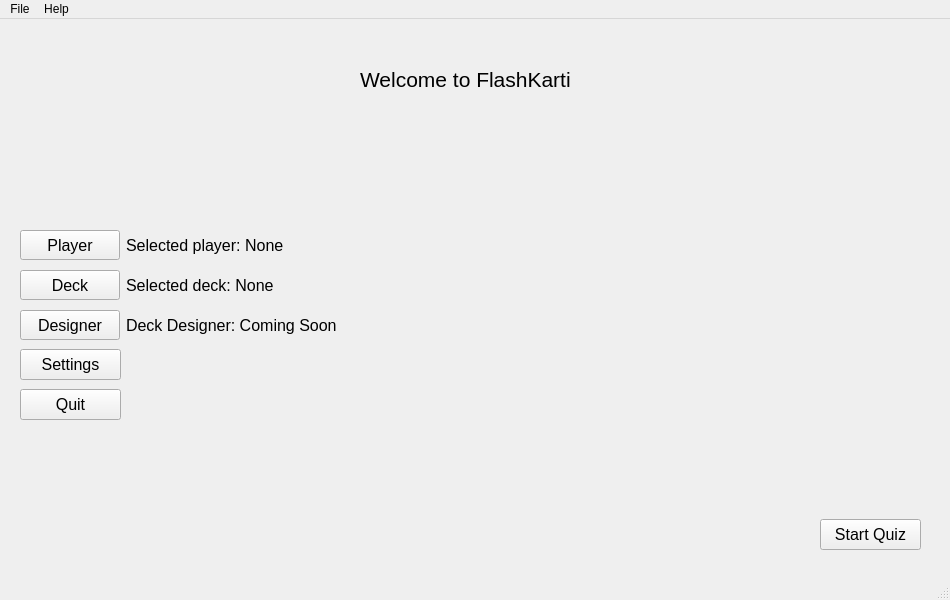
<?xml version="1.0" encoding="UTF-8"?>
<ui version="4.0">
 <class>MainWindow</class>
 <widget class="QMainWindow" name="MainWindow">
  <property name="geometry">
   <rect>
    <x>0</x>
    <y>0</y>
    <width>950</width>
    <height>600</height>
   </rect>
  </property>
  <property name="windowTitle">
   <string>MainWindow</string>
  </property>
  <widget class="QWidget" name="centralwidget">
   <widget class="QPushButton" name="settings_btn">
    <property name="geometry">
     <rect>
      <x>20</x>
      <y>330</y>
      <width>101</width>
      <height>31</height>
     </rect>
    </property>
    <property name="sizePolicy">
     <sizepolicy hsizetype="Fixed" vsizetype="Fixed">
      <horstretch>0</horstretch>
      <verstretch>0</verstretch>
     </sizepolicy>
    </property>
    <property name="minimumSize">
     <size>
      <width>100</width>
      <height>30</height>
     </size>
    </property>
    <property name="font">
     <font>
      <pointsize>12</pointsize>
     </font>
    </property>
    <property name="text">
     <string>Settings</string>
    </property>
   </widget>
   <widget class="QPushButton" name="quit_btn">
    <property name="geometry">
     <rect>
      <x>20</x>
      <y>370</y>
      <width>101</width>
      <height>31</height>
     </rect>
    </property>
    <property name="sizePolicy">
     <sizepolicy hsizetype="Fixed" vsizetype="Fixed">
      <horstretch>0</horstretch>
      <verstretch>0</verstretch>
     </sizepolicy>
    </property>
    <property name="minimumSize">
     <size>
      <width>100</width>
      <height>30</height>
     </size>
    </property>
    <property name="font">
     <font>
      <pointsize>12</pointsize>
     </font>
    </property>
    <property name="text">
     <string>Quit</string>
    </property>
   </widget>
   <widget class="QPushButton" name="start_quiz_btn">
    <property name="geometry">
     <rect>
      <x>820</x>
      <y>500</y>
      <width>101</width>
      <height>31</height>
     </rect>
    </property>
    <property name="sizePolicy">
     <sizepolicy hsizetype="Fixed" vsizetype="Fixed">
      <horstretch>0</horstretch>
      <verstretch>0</verstretch>
     </sizepolicy>
    </property>
    <property name="minimumSize">
     <size>
      <width>100</width>
      <height>30</height>
     </size>
    </property>
    <property name="font">
     <font>
      <pointsize>12</pointsize>
     </font>
    </property>
    <property name="text">
     <string>Start Quiz</string>
    </property>
   </widget>
   <widget class="QLabel" name="welcome_label">
    <property name="geometry">
     <rect>
      <x>360</x>
      <y>20</y>
      <width>231</width>
      <height>81</height>
     </rect>
    </property>
    <property name="font">
     <font>
      <pointsize>16</pointsize>
     </font>
    </property>
    <property name="text">
     <string>Welcome to FlashKarti</string>
    </property>
   </widget>
   <widget class="QWidget" name="">
    <property name="geometry">
     <rect>
      <x>20</x>
      <y>250</y>
      <width>558</width>
      <height>33</height>
     </rect>
    </property>
    <layout class="QHBoxLayout" name="horizontalLayout_2">
     <item>
      <widget class="QPushButton" name="deck_btn">
       <property name="sizePolicy">
        <sizepolicy hsizetype="Fixed" vsizetype="Fixed">
         <horstretch>0</horstretch>
         <verstretch>0</verstretch>
        </sizepolicy>
       </property>
       <property name="minimumSize">
        <size>
         <width>100</width>
         <height>30</height>
        </size>
       </property>
       <property name="font">
        <font>
         <pointsize>12</pointsize>
        </font>
       </property>
       <property name="text">
        <string>Deck</string>
       </property>
      </widget>
     </item>
     <item>
      <widget class="QLabel" name="deck_label">
       <property name="sizePolicy">
        <sizepolicy hsizetype="Fixed" vsizetype="Preferred">
         <horstretch>0</horstretch>
         <verstretch>0</verstretch>
        </sizepolicy>
       </property>
       <property name="minimumSize">
        <size>
         <width>450</width>
         <height>0</height>
        </size>
       </property>
       <property name="font">
        <font>
         <pointsize>12</pointsize>
        </font>
       </property>
       <property name="text">
        <string>Selected deck: None</string>
       </property>
      </widget>
     </item>
    </layout>
   </widget>
   <widget class="QWidget" name="">
    <property name="geometry">
     <rect>
      <x>20</x>
      <y>210</y>
      <width>558</width>
      <height>33</height>
     </rect>
    </property>
    <layout class="QHBoxLayout" name="horizontalLayout">
     <item>
      <widget class="QPushButton" name="player_btn">
       <property name="sizePolicy">
        <sizepolicy hsizetype="Fixed" vsizetype="Fixed">
         <horstretch>0</horstretch>
         <verstretch>0</verstretch>
        </sizepolicy>
       </property>
       <property name="minimumSize">
        <size>
         <width>100</width>
         <height>30</height>
        </size>
       </property>
       <property name="font">
        <font>
         <pointsize>12</pointsize>
        </font>
       </property>
       <property name="text">
        <string>Player</string>
       </property>
      </widget>
     </item>
     <item>
      <widget class="QLabel" name="player_label">
       <property name="sizePolicy">
        <sizepolicy hsizetype="Fixed" vsizetype="Preferred">
         <horstretch>0</horstretch>
         <verstretch>0</verstretch>
        </sizepolicy>
       </property>
       <property name="minimumSize">
        <size>
         <width>450</width>
         <height>0</height>
        </size>
       </property>
       <property name="font">
        <font>
         <pointsize>12</pointsize>
        </font>
       </property>
       <property name="text">
        <string>Selected player: None</string>
       </property>
      </widget>
     </item>
    </layout>
   </widget>
   <widget class="QWidget" name="">
    <property name="geometry">
     <rect>
      <x>20</x>
      <y>290</y>
      <width>558</width>
      <height>33</height>
     </rect>
    </property>
    <layout class="QHBoxLayout" name="horizontalLayout_3">
     <item>
      <widget class="QPushButton" name="designer_btn">
       <property name="sizePolicy">
        <sizepolicy hsizetype="Fixed" vsizetype="Fixed">
         <horstretch>0</horstretch>
         <verstretch>0</verstretch>
        </sizepolicy>
       </property>
       <property name="minimumSize">
        <size>
         <width>100</width>
         <height>30</height>
        </size>
       </property>
       <property name="font">
        <font>
         <pointsize>12</pointsize>
        </font>
       </property>
       <property name="text">
        <string>Designer</string>
       </property>
      </widget>
     </item>
     <item>
      <widget class="QLabel" name="designer_label">
       <property name="sizePolicy">
        <sizepolicy hsizetype="Fixed" vsizetype="Preferred">
         <horstretch>0</horstretch>
         <verstretch>0</verstretch>
        </sizepolicy>
       </property>
       <property name="minimumSize">
        <size>
         <width>450</width>
         <height>0</height>
        </size>
       </property>
       <property name="font">
        <font>
         <pointsize>12</pointsize>
        </font>
       </property>
       <property name="text">
        <string>Deck Designer: Coming Soon</string>
       </property>
      </widget>
     </item>
    </layout>
   </widget>
  </widget>
  <widget class="QMenuBar" name="menubar">
   <property name="geometry">
    <rect>
     <x>0</x>
     <y>0</y>
     <width>950</width>
     <height>22</height>
    </rect>
   </property>
   <widget class="QMenu" name="menuFile">
    <property name="title">
     <string>File</string>
    </property>
    <addaction name="actionQuit"/>
   </widget>
   <widget class="QMenu" name="menuHelp">
    <property name="title">
     <string>Help</string>
    </property>
    <addaction name="actionAbout"/>
   </widget>
   <addaction name="menuFile"/>
   <addaction name="menuHelp"/>
  </widget>
  <widget class="QStatusBar" name="statusbar"/>
  <action name="actionQuit">
   <property name="text">
    <string>Quit</string>
   </property>
  </action>
  <action name="actionAbout">
   <property name="text">
    <string>About</string>
   </property>
  </action>
 </widget>
 <resources/>
 <connections/>
</ui>
